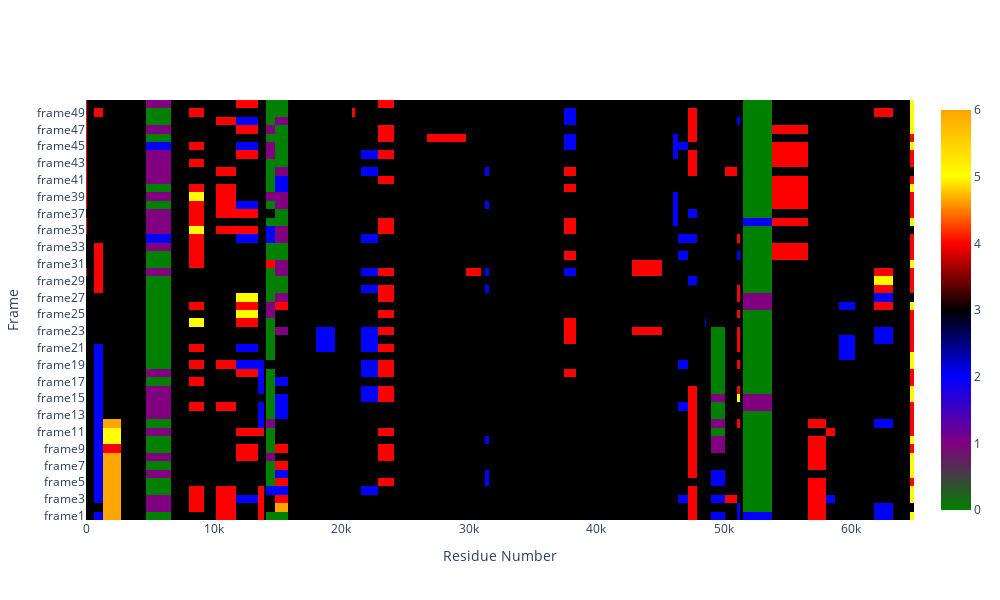

Notebook code for this chart:
### Code cell
import plotly.graph_objects as go


new_residue_df = filtered_df.copy()
columns_per_dataframe = 50

# Color thresholds
color_thresholds = [-100, -20, -10, -3, 3, 10, 20, 100]

colors = ['green', 'purple','blue', 'black', 'red', 'yellow', 'orange']

# Create a custom mapping of categories to colors
category_to_color = {
   'green': 0, 
   'purple': 1,
   'blue': 2, 
   'black' : 3, 
   'red': 4, 
   'yellow' : 5, 
   'orange' : 6
}


for i in range(columns_per_dataframe):
    new_residue_df['color' + str(i+1)] = pd.cut(
        new_residue_df['285857 and 285860 - frame ' + str(i+1)],
        bins=color_thresholds,
        labels=colors,
        right=False
    )

# Creating a new numerical column for the molecule number
new_residue_df['Residue_No.'] = range(1, len(new_residue_df)+1)
new_residue_df['Molecule_No.'] = new_residue_df.index+1

color_df = new_residue_df.copy()

x_labels = color_df['Molecule_No.'].tolist()
y_labels = [f'frame{i+1}' for i in range(columns_per_dataframe)]

# Creating a 2D list to represent the color-coded values
z_data = []
for i in range(columns_per_dataframe):
    color_col = f'color{i+1}'
    z_data.append(color_df[color_col].apply(lambda x: category_to_color.get(x)))

fig = go.Figure(data=go.Heatmap(
    z=z_data,
    x=x_labels,
    y=y_labels,
    colorscale= ['green', 'purple','blue', 'black', 'red', 'yellow', 'orange']
   
))

# Customizing the axis labels and titles
fig.update_xaxes(title='Residue Number')
fig.update_yaxes(title='Frame')

fig.update_layout(width=1000, height=600)

fig.show()
# color_df.head(10)

### Figure 1 — Plotly figure (JSON) as saved in the notebook; plotly's stock layout.template omitted (floating-point values rounded to 4 significant figures; data arrays with more than 128 entries replaced by an {"elided": "..."} marker saying what was removed)
{"data": [{"colorscale": [[0, "green"], [0.1667, "purple"], [0.3333, "blue"], [0.5, "black"], [0.6667, "red"], [0.8333, "yellow"], [1, "orange"]], "type": "heatmap", "x": [1, 15, 24, 93, 112, 123, 271, 286, 387, 835, 1855, 3661, 5711, 7574, 8634, 9939, 10426, 13169, 13828, 14008, 14173, 15428, 16181, 16793, 19321, 19650, 20840, 20878, 21274, 21807, 24060, 24310, 24370, 24754, 28681, 30849, 31024, 31532, 31701, 34422, 35059, 36223, 36806, 37063, 37839, 38945, 41262, 44392, 45970, 46171, 46740, 47719, 48058, 48233, 48295, 48384, 48490, 48534, 48742, 49286, 51005, 51115, 51399, 51651, 55912, 57291, 58702, 58748, 59395, 61178, 62367, 64253, 64936, 64937], "y": ["frame1", "frame2", "frame3", "frame4", "frame5", "frame6", "frame7", "frame8", "frame9", "frame10", "frame11", "frame12", "frame13", "frame14", "frame15", "frame16", "frame17", "frame18", "frame19", "frame20", "frame21", "frame22", "frame23", "frame24", "frame25", "frame26", "frame27", "frame28", "frame29", "frame30", "frame31", "frame32", "frame33", "frame34", "frame35", "frame36", "frame37", "frame38", "frame39", "frame40", "frame41", "frame42", "frame43", "frame44", "frame45", "frame46", "frame47", "frame48", "frame49", "frame50"], "z": {"elided": "50x74 int values"}}], "layout": {"height": 600, "width": 1000, "xaxis": {"title": {"text": "Residue Number"}}, "yaxis": {"title": {"text": "Frame"}}}}
